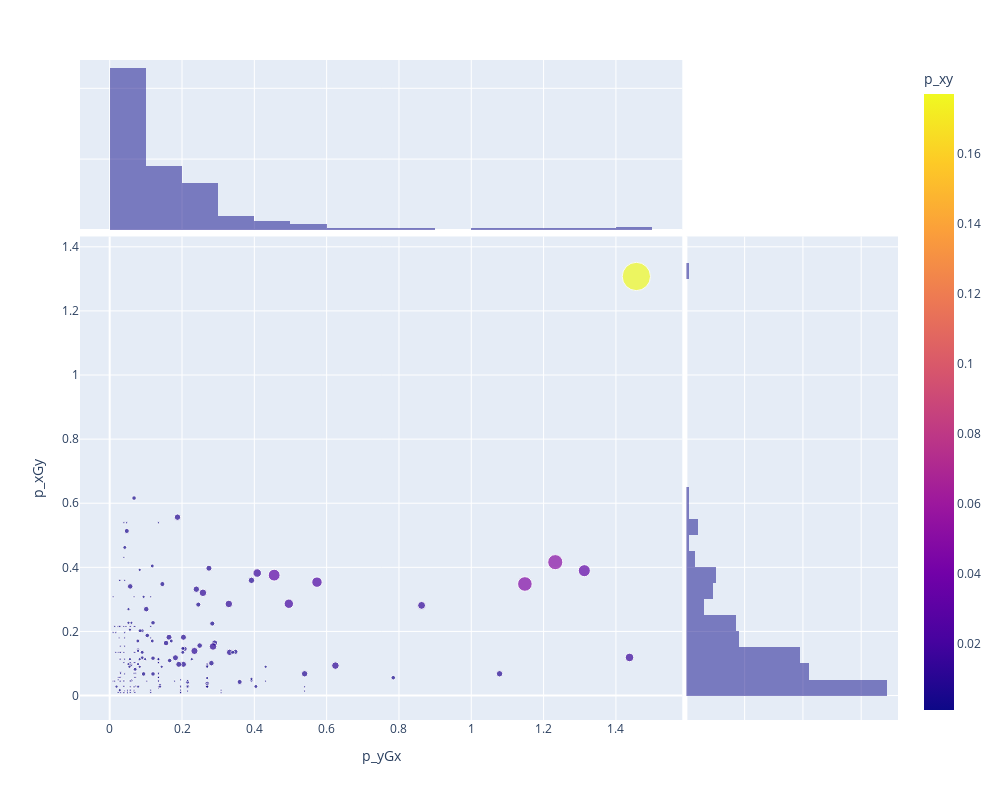

Write notebook code for a chart like this one.
### Code cell
px.scatter(TPAIRS.reset_index(), 'p_yGx', 'p_xGy', 
           hover_data=['label_x','label_y'],
           size='n', 
           color='p_xy', marginal_x='histogram', marginal_y='histogram',
           height=800, width=1000, 
           log_x=False, log_y=False)

### Figure 1 — Plotly figure (JSON) as saved in the notebook; plotly's stock layout.template omitted (floating-point values rounded to 4 significant figures; data arrays with more than 128 entries replaced by an {"elided": "..."} marker saying what was removed)
{"data": [{"customdata": {"elided": "221x2 str values"}, "hovertemplate": "p_yGx=%{x}<br>p_xGy=%{y}<br>n=%{marker.size}<br>label_x=%{customdata[0]}<br>label_y=%{customdata[1]}<br>p_xy=%{marker.color}<extra></extra>", "legendgroup": "", "marker": {"color": {"elided": "221 float values"}, "coloraxis": "coloraxis", "size": {"elided": "221 int values"}, "sizemode": "area", "sizeref": 0.385, "symbol": "circle"}, "mode": "markers", "name": "", "orientation": "v", "showlegend": false, "type": "scatter", "x": {"elided": "221 float values"}, "xaxis": "x", "y": {"elided": "221 float values"}, "yaxis": "y"}, {"alignmentgroup": "True", "bingroup": "x", "hovertemplate": "p_yGx=%{x}<br>count=%{y}<extra></extra>", "legendgroup": "", "marker": {"color": "#0d0887"}, "name": "", "offsetgroup": "", "opacity": 0.5, "showlegend": false, "type": "histogram", "x": {"elided": "221 float values"}, "xaxis": "x3", "yaxis": "y3"}, {"alignmentgroup": "True", "bingroup": "y", "hovertemplate": "p_xGy=%{y}<br>count=%{x}<extra></extra>", "legendgroup": "", "marker": {"color": "#0d0887"}, "name": "", "offsetgroup": "", "opacity": 0.5, "showlegend": false, "type": "histogram", "xaxis": "x2", "y": {"elided": "221 float values"}, "yaxis": "y2"}], "layout": {"barmode": "overlay", "coloraxis": {"colorbar": {"title": {"text": "p_xy"}}, "colorscale": [[0, "#0d0887"], [0.1111, "#46039f"], [0.2222, "#7201a8"], [0.3333, "#9c179e"], [0.4444, "#bd3786"], [0.5556, "#d8576b"], [0.6667, "#ed7953"], [0.7778, "#fb9f3a"], [0.8889, "#fdca26"], [1, "#f0f921"]]}, "height": 800, "legend": {"itemsizing": "constant", "tracegroupgap": 0}, "margin": {"t": 60}, "width": 1000, "xaxis": {"anchor": "y", "autorange": true, "domain": [0, 0.7363], "range": [-0.08218, 1.584], "title": {"text": "p_yGx"}, "type": "linear"}, "xaxis2": {"anchor": "y2", "autorange": true, "domain": [0.7413, 1], "matches": "x2", "range": [0, 72.63], "showgrid": true, "showline": false, "showticklabels": false, "ticks": ""}, "xaxis3": {"anchor": "y3", "autorange": true, "domain": [0, 0.7363], "matches": "x", "range": [-0.08218, 1.584], "showgrid": true, "showticklabels": false, "type": "linear"}, "xaxis4": {"anchor": "y4", "domain": [0.7413, 1], "matches": "x2", "showgrid": true, "showline": false, "showticklabels": false, "ticks": ""}, "yaxis": {"anchor": "x", "autorange": true, "domain": [0, 0.7326], "range": [-0.0763, 1.432], "title": {"text": "p_xGy"}, "type": "linear"}, "yaxis2": {"anchor": "x2", "autorange": true, "domain": [0, 0.7326], "matches": "y", "range": [-0.0763, 1.432], "showgrid": true, "showticklabels": false, "type": "linear"}, "yaxis3": {"anchor": "x3", "autorange": true, "domain": [0.7426, 1], "matches": "y3", "range": [0, 120], "showgrid": true, "showline": false, "showticklabels": false, "ticks": ""}, "yaxis4": {"anchor": "x4", "domain": [0.7426, 1], "matches": "y3", "showgrid": true, "showline": false, "showticklabels": false, "ticks": ""}}}
